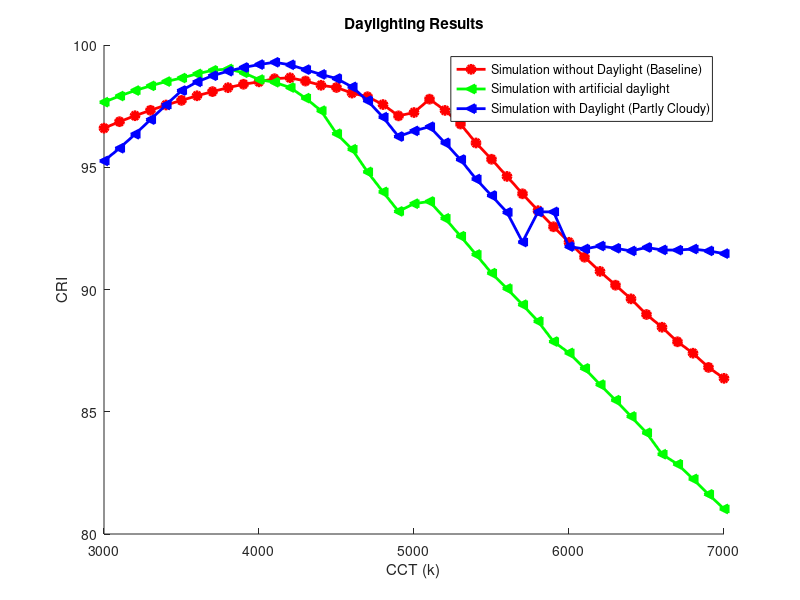

Recreate this plot in MATLAB.
clear all
clc

load daylighting_baseline.mat
CCT=CCT_final;
CRI_baseline=CRI_final;

load daylighting_artificial.mat
CRI_artificial=CRI_final;

load daylighting_partly_cloudy.mat
CRI_partly_cloudy=CRI_final;

figure()
c='r';
hold on
plot(CCT,CRI_baseline,'Marker','o','MarkerEdgeColor',c,'MarkerFaceColor',c,'LineWidth',2,'Color',c)
c='g';
plot(CCT,CRI_artificial,'Marker','<','MarkerEdgeColor',c,'MarkerFaceColor',c,'LineWidth',2,'Color',c)
c='b';
plot(CCT,CRI_partly_cloudy,'Marker','<','MarkerEdgeColor',c,'MarkerFaceColor',c,'LineWidth',2,'Color',c)


% c='k';
% scatter(3034,97,'Marker','o','MarkerEdgeColor',c,'MarkerFaceColor',c)
% scatter(3034,96,'Marker','<','MarkerEdgeColor',c,'MarkerFaceColor',c)
% 
% c='m';
% scatter(4792,94,'Marker','o','MarkerEdgeColor',c,'MarkerFaceColor',c)
% scatter(4792,98,'Marker','<','MarkerEdgeColor',c,'MarkerFaceColor',c)

xlabel('CCT (k)')
title('Daylighting Results')
ylabel('CRI')
legend('Simulation without Daylight (Baseline)','Simulation with artificial daylight', ...
    'Simulation with Daylight (Partly Cloudy)','Solais, with Artificial Daylight','Solais, without Daylight', ...
    'Ecosmart with Artificial Daylight Daylight','Ecosmart, without Daylight')